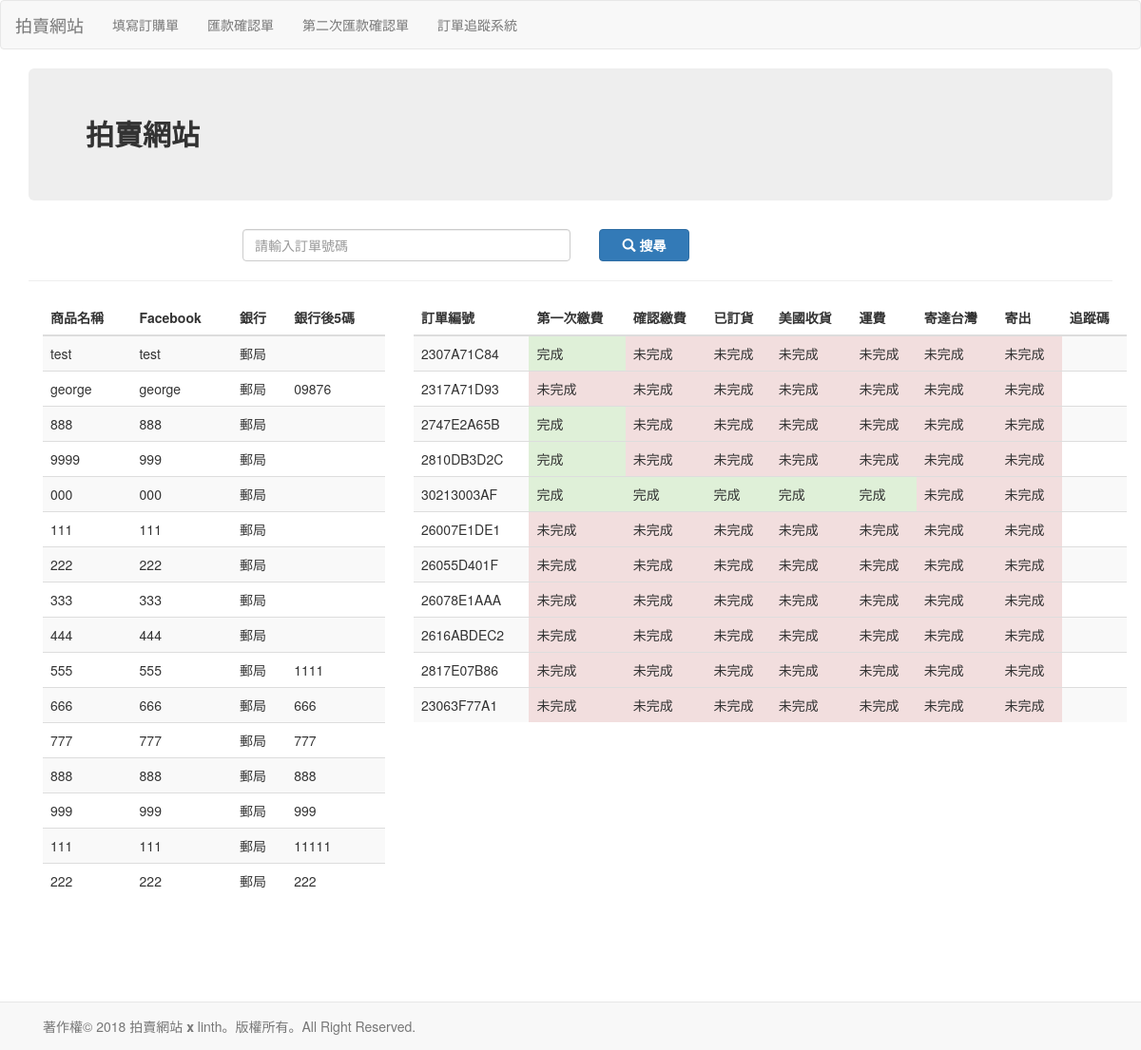
Page /usa/ (signed in) on the committed database.
### buying/models.py (models this page shows, shortened)
class Order(models.Model):
    POST_METHOD = (("7-11店到店", "7-11店到店"), ("郵局", "郵局"),)
    BANK = (("郵局", "郵局"), ("台灣銀行", "台灣銀行"),  ("彰化銀行", "彰化銀行")) # ("兆豐商銀", "兆豐商銀"),
    product = models.CharField(max_length=50)
    name = models.CharField(max_length=50)
    phone = models.CharField(max_length=50)
    submit_time = models.DateTimeField(default=timezone.now, null=True)
    email = models.CharField(max_length=50)
    post_method = models.CharField(choices=POST_METHOD, max_length=20) # default='7-11店到店',
    store_name = models.CharField(max_length=50, blank=True)
    store_No = models.CharField(max_length=50, blank=True)
    address = models.CharField(max_length=50, blank=True)
    facebook = models.CharField(max_length=50)
    bank = models.CharField(choices=BANK, max_length=20) # default='郵局',
    last_5_digits = models.CharField(max_length=20)
    notes = models.CharField(max_length=100, blank=True)
    is_agree = models.BooleanField(max_length=2)
    order_id_number = models.CharField(max_length=256, unique=True)
    def __str__(self):
        return str(self.order_id_number)

class OrderStatus(models.Model):
    orderID = models.ForeignKey(Order, on_delete=models.CASCADE)
    facebook = models.CharField(max_length=50, blank=True)
    product = models.CharField(max_length=50, blank=True)
    bank = models.CharField(max_length=50, blank=True)
    last_5_digits = models.CharField(max_length=20, blank=True)
    phone = models.CharField(max_length=30, blank=True)
    PaymentNotice = models.BooleanField(max_length=2, default='False', blank=True)
    PaymentReceived = models.BooleanField(max_length=2, default='False', blank=True)
    Ordered = models.BooleanField(max_length=2, default='False', blank=True)
    OrderReceivedUSA = models.BooleanField(max_length=2, default='False', blank=True)
    ShippingFee = models.BooleanField(max_length=2, default='False', blank=True)
    PackageDeliveredTW = models.BooleanField(max_length=2, default='False', blank=True)
    Sent = models.BooleanField(max_length=2, default='False', blank=True)
    TraceNo = models.CharField(max_length=100, default='', blank=True)

### buying/views.py (the view, shortened to what this page needs)
# urls.py: url(r'^usa/', views.usa, name='usa'),
@login_required(login_url='/')
def usa(request):
	query = request.GET.get("q", None) # search with orderID.
	order_object = Order.objects.all()
	orderstatus_object = OrderStatus.objects.all() #.order_by('submit_time').reverse()
	template = 'buying/usa.html'
	content = {
		"list_order": order_object,
		"list_orderStatus": orderstatus_object,
	}
	return render(request, template, content)

### buying/templates/buying/usa.html (shortened to what this page needs)
<!DOCTYPE html>
<html>
<head>
  {% load staticfiles %}
	  <link rel="stylesheet" href="https://maxcdn.bootstrapcdn.com/bootstrap/3.3.7/css/bootstrap.min.css">
	</head>
	<body>
	  <nav class="navbar navbar-default">
	    <div class="container-fluid">
	      <div class="navbar-header">
	        <a class="navbar-brand" href="{% url 'home' %}">拍賣網站</a>
	      </div>
	      <ul class="nav navbar-nav">
	      	<li><a href="{% url 'order_form' %}">填寫訂購單</a></li>
	      	<li><a href="{% url 'order_check' %}">匯款確認單</a></li>
	      	<li><a href="{% url 'order_second_check' %}">第二次匯款確認單</a></li>
	        <li class=""><a href="{% url 'search' %}">訂單追蹤系統</a></li>
	      </ul>
	    </div>
	  </nav>
	</head>
	<body>
	<div class="container">
    	<div class="jumbotron" style="font-size: 30px">
	      <strong>拍賣網站</strong>
    	</div>
    	<div class="container">
    		<div class="row">
    			<div class="col-sm-2"></div>
    			<div class="col-sm-8">
    				<form method="GET" novalidate>
						<div class="col-xs-6">
							<input class="form-control" type="text" name="q" placeholder="請輸入訂單號碼">
						</div>
						<div class="col-xs-2">
							<button class="btn btn btn-primary btn-block" type="submit"><b><span class="glyphicon glyphicon-search"></span> 搜尋</b></button>
						</div>
					</form>
    			</div>
    			<div class="col-sm-2"></div>
    		</div>
    	</div>
    	<hr>
    	<div class="container">
    		<div class="row">
    			<div class="col-sm-4">
					<div class="">
						<table class="table table table-striped">
					    <thead>
					      <tr>
					        <th>商品名稱</th>
					        <th>Facebook</th>
					        <th>銀行</th>
					        <th>銀行後5碼</th>
					      </tr>
					    </thead>
					    <tbody>
					      {% for order_object in list_order %}
					      <tr>
					        <td>{{ order_object.product }}</td>
					        <td>{{ order_object.facebook }}</td>
					        <td>{{ order_object.bank }}</td>
					        <td>{{ order_object.last_5_digits }}</td>
					      </tr>
					      {% endfor %}
					    </tbody>
					  </table>
					</div>
    			</div>
    			<div class="col-sm-8">
    				<table class="table table table-striped">
					    <thead>
					      <tr>
					        <th>訂單編號</th>
					        <th>第一次繳費</th>
					        <th>確認繳費</th>
					        <th>已訂貨</th>
					        <th>美國收貨</th>
					        <th>運費</th>
					        <th>寄達台灣</th>
					        <th>寄出</th>
					        <th>追蹤碼</th>
					      </tr>
					    </thead>
					    <tbody>
					      {% for orderstatus_object in list_orderStatus %}
					      <tr>
					      	<td>{{ orderstatus_object.orderID }}</td>
					      	{% if orderstatus_object.PaymentNotice == True %}
					      		<td class="success">完成</td>
				      		{% else %}
				      			<td class="danger">未完成</td>
					      	{% endif %}
					      	{% if orderstatus_object.PaymentReceived == True %}
					      		<td class="success">完成</td>
					      	{% else %}
					      		<td class="danger">未完成</td>
					      	{% endif %}
					      	{% if orderstatus_object.Ordered == True %}
					      		<td class="success">完成</td>
					      	{% else %}
					      		<td class="danger">未完成</td>
					      	{% endif %}
					      	{% if orderstatus_object.OrderReceivedUSA == True %}
					      		<td class="success">完成</td>
					      	{% else %}
					      		<td class="danger">未完成</td>
					      	{% endif %}
					      	{% if orderstatus_object.ShippingFee == True %}
					      		<td class="success">完成</td>
					      	{% else %}
					      		<td class="danger">未完成</td>
					      	{% endif %}
					      	{% if orderstatus_object.PackageDeliveredTW == True %}
					      		<td class="success">完成</td>
					      	{% else %}
					      		<td class="danger">未完成</td>
					      	{% endif %}
					      	{% if orderstatus_object.Sent == True %}
					      		<td class="success">完成</td>
					      	{% else %}
					      		<td class="danger">未完成</td>
					      	{% endif %}
					      	<td>{{ orderstatus_object.TraceNo }}</td>
					      </tr>
					      {% endfor %}
					    </tbody>
					  </table>
    			</div>
    		</div>
    	</div>
	</div><br><br><br><br><br><br><br>
	<div class="navbar navbar-default navbar-fixed-bottom">
	  <div class="container">
	      <p class="navbar-text pull-left">
	      著作權© 2018 拍賣網站 <b>x</b> linth。版權所有。All Right Reserved.</p>
	  </div>
	</div>
</body>
</html>

### rows in the picture
Order: product "test", facebook "test", bank "郵局"
Order: product "george", facebook "george", bank "郵局", last_5_digits "09876"
Order: product "888", facebook "888", bank "郵局"
Order: product "9999", facebook "999", bank "郵局"
Order: product "000", facebook "000", bank "郵局"
Order: product "111", facebook "111", bank "郵局"
Order: product "222", facebook "222", bank "郵局"
Order: product "333", facebook "333", bank "郵局"
Order: product "444", facebook "444", bank "郵局"
Order: product "555", facebook "555", bank "郵局", last_5_digits "1111"
Order: product "666", facebook "666", bank "郵局", last_5_digits "666"
Order: product "777", facebook "777", bank "郵局", last_5_digits "777"
Order: product "888", facebook "888", bank "郵局", last_5_digits "888"
Order: product "999", facebook "999", bank "郵局", last_5_digits "999"
Order: product "111", facebook "111", bank "郵局", last_5_digits "11111"
Order: product "222", facebook "222", bank "郵局", last_5_digits "222"
OrderStatus: orderID "2307A71C84", PaymentNotice "完成", PaymentReceived "未完成", Ordered "未完成", OrderReceivedUSA "未完成", ShippingFee "未完成", PackageDeliveredTW "未完成", Sent "未完成"
OrderStatus: orderID "2317A71D93", PaymentNotice "未完成", PaymentReceived "未完成", Ordered "未完成", OrderReceivedUSA "未完成", ShippingFee "未完成", PackageDeliveredTW "未完成", Sent "未完成"
OrderStatus: orderID "2747E2A65B", PaymentNotice "完成", PaymentReceived "未完成", Ordered "未完成", OrderReceivedUSA "未完成", ShippingFee "未完成", PackageDeliveredTW "未完成", Sent "未完成"
OrderStatus: orderID "2810DB3D2C", PaymentNotice "完成", PaymentReceived "未完成", Ordered "未完成", OrderReceivedUSA "未完成", ShippingFee "未完成", PackageDeliveredTW "未完成", Sent "未完成"
OrderStatus: orderID "30213003AF", PaymentNotice "完成", PaymentReceived "完成", Ordered "完成", OrderReceivedUSA "完成", ShippingFee "完成", PackageDeliveredTW "未完成", Sent "未完成"
OrderStatus: orderID "26007E1DE1", PaymentNotice "未完成", PaymentReceived "未完成", Ordered "未完成", OrderReceivedUSA "未完成", ShippingFee "未完成", PackageDeliveredTW "未完成", Sent "未完成"
OrderStatus: orderID "26055D401F", PaymentNotice "未完成", PaymentReceived "未完成", Ordered "未完成", OrderReceivedUSA "未完成", ShippingFee "未完成", PackageDeliveredTW "未完成", Sent "未完成"
OrderStatus: orderID "26078E1AAA", PaymentNotice "未完成", PaymentReceived "未完成", Ordered "未完成", OrderReceivedUSA "未完成", ShippingFee "未完成", PackageDeliveredTW "未完成", Sent "未完成"
OrderStatus: orderID "2616ABDEC2", PaymentNotice "未完成", PaymentReceived "未完成", Ordered "未完成", OrderReceivedUSA "未完成", ShippingFee "未完成", PackageDeliveredTW "未完成", Sent "未完成"
OrderStatus: orderID "2817E07B86", PaymentNotice "未完成", PaymentReceived "未完成", Ordered "未完成", OrderReceivedUSA "未完成", ShippingFee "未完成", PackageDeliveredTW "未完成", Sent "未完成"
OrderStatus: orderID "23063F77A1", PaymentNotice "未完成", PaymentReceived "未完成", Ordered "未完成", OrderReceivedUSA "未完成", ShippingFee "未完成", PackageDeliveredTW "未完成", Sent "未完成"
